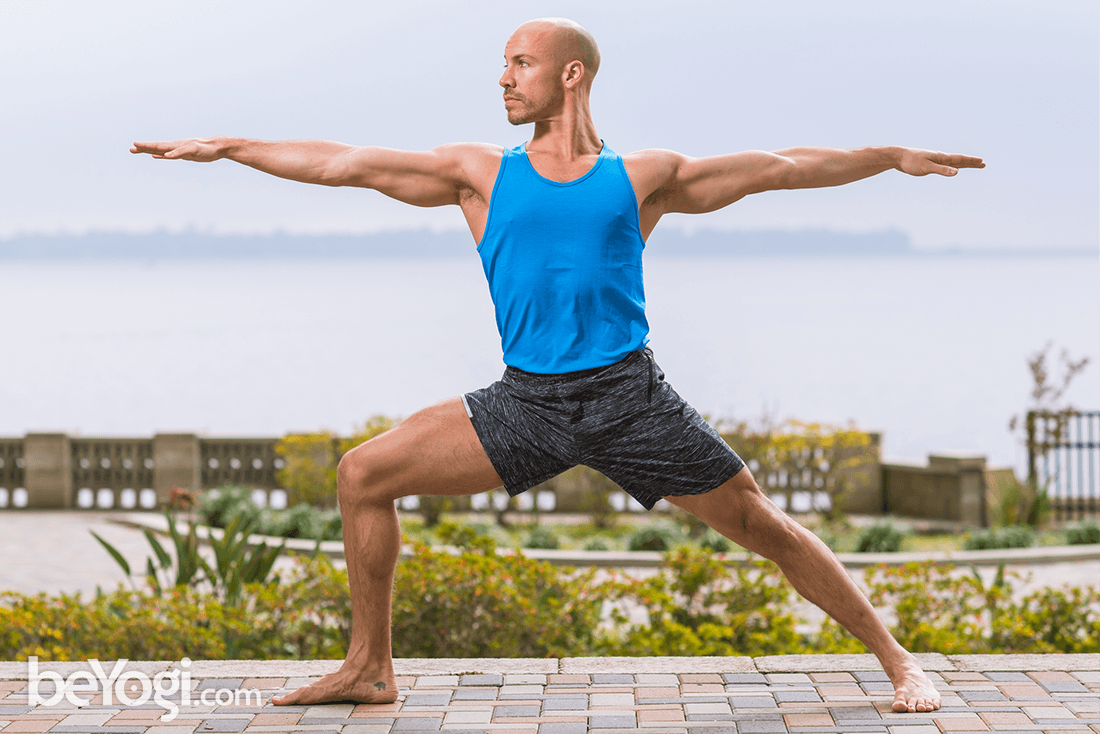
#> input picture report/mosaic-gen/Pose-Virabhadrasana-II.png, 1100 x 734 px
$ python photo-mosaic-gen.py
#> lines starting #> are read from the running program, lines starting #| are printed output that depends on the picture
# borrowed code from - https://towardsdatascience.com/how-to-create-a-photo-mosaic-in-python-45c94f6e8308
import glob
import os
from PIL import Image
from scipy import spatial
import numpy as np

# Sources and settings
parent_dir = os.path.abspath(os.path.dirname(__file__))
main_photo_path = os.path.realpath(os.path.join(parent_dir, "Pose-Virabhadrasana-II.png"))
print(main_photo_path)
# main_photo_path = os.path.realpath(os.path.join(parent_dir, '../dataset-for-classification/virabhadrasana-ii/773da925d613f5ccab093c82dc12b44846451ce56864ce7c3e6cf8386c935f8b.png'))
tile_photos_path = os.path.realpath(os.path.join(parent_dir, "../dataset-for-classification/**/*.png"))
tile_size = (20, 20)


# Get all tiles
tile_paths = []
for file in glob.glob(tile_photos_path):
	tile_paths.append(file)


# Import and resize all tiles
tiles = []
for path in tile_paths:
	tile = Image.open(path).convert('RGBA')
	tile = tile.resize(tile_size)
	tiles.append(tile)


colors = []
for tile in tiles:
	mean_color = np.array(tile).mean(axis=0).mean(axis=0)
	colors.append(mean_color)

print(colors)


# Pixelate (resize) main photo
main_photo = Image.open(main_photo_path).convert('RGBA')
#> main_photo is the input picture: PIL image 1100x734 RGBA; mean R, G, B, A 181.8, 179.6, 175.1, 255

width = int(np.round(main_photo.size[0] / tile_size[0]))
#> width = 55
height = int(np.round(main_photo.size[1] / tile_size[1]))
#> height = 37

resized_photo = main_photo.resize((width, height))
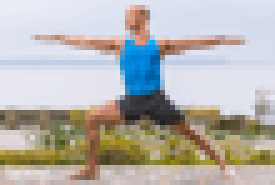
#> resized_photo: PIL image 55x37 RGBA (shown 5 times larger); mean R, G, B, A 181.9, 179.6, 175.1, 255; transparent parts drawn white

# Find closest tile photo for every pixel

# Create a KDTree
#> (the run stopped early here; a loop or call above may not have finished)
